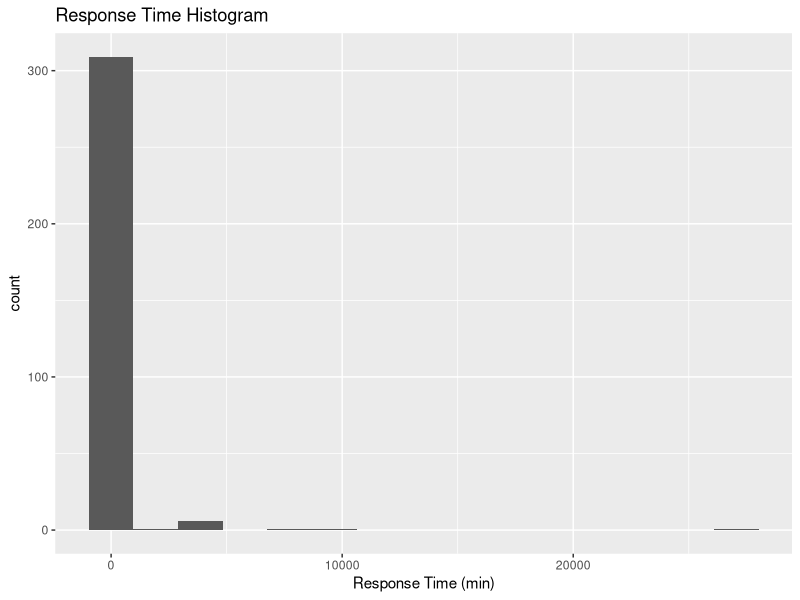

Recreate this plot in R.
library(ggplot2)

respTimes <- read.table("responseTimes.txt")

hist1 <- ggplot(respTimes, aes(V1)) +
  geom_histogram(bins=15) +
  xlab("Response Time (min)") +
  ggtitle("Response Time Histogram")
print(hist1)